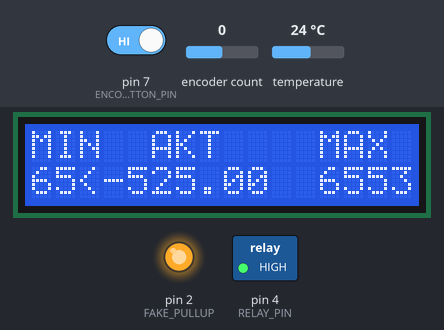
This program was run on a simulated Arduino Nano, built with avr-gcc and run on an emulated ATmega328P. Parts: 16×2 character LCD, switched loads named in the program (green lamp = pin HIGH), output pins drawn as LEDs (lit = HIGH). The inputs (shaded band) are chosen by the test bench; at power-on: temperature 24 °C, encoder count 0, pin 7 (ENCODER_BUTTON_PIN) HIGH. What the program prints to the serial monitor is not drawn.

Above: at 2.0 s.
2.1 s: temperature set to 12 °C
At 12.4 s:
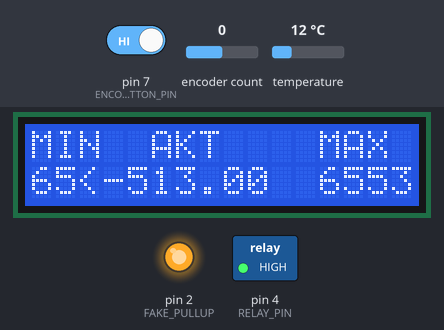
13.2 s: encoder count set to 1
At 14.4 s:
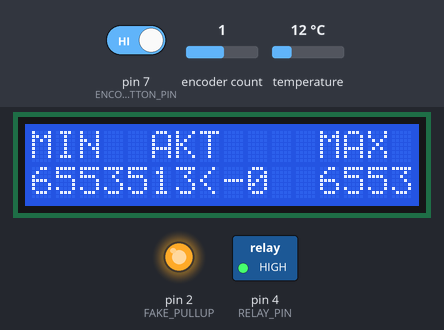
14.7 s: temperature set to 19 °C
At 22.4 s:
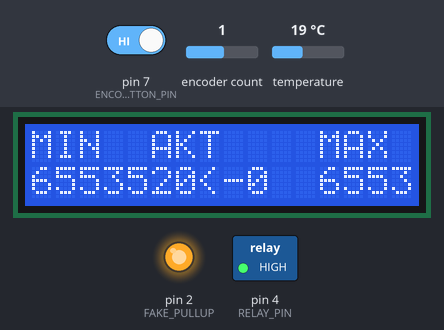
23.2 s: encoder count set to 2
At 24.4 s:
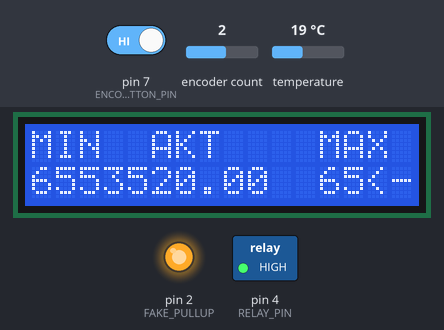
24.7 s: temperature set to 28 °C
At 32.4 s:
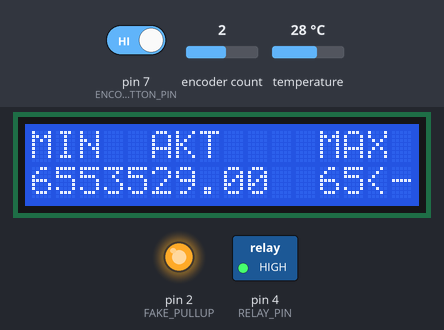
Timing chart, 0 to 33.9 s (numbered marks = the images above; inputs shaded):
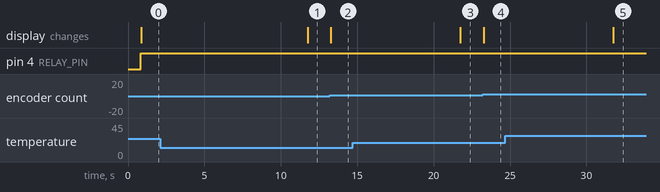

The program:

main.cpp
```cpp
/**
 * @file main.cpp
 * @author Samuel Liptak
 * @brief Main file for hysteresis (bang-bang, 2 step,...) controller
 * @version 0.1
 * @date 2023-09-30
 *
 */
// INCLUDES ============================================

#include <Arduino.h>
#include <Wire.h>
#include <stdio.h>
#include "DisplayShow.h"
#include "EncoderHandler.h"
#include <stdio.h>
#include <EEPROM.h>
#include <OneWire.h>
#include <DallasTemperature.h>
#include "TaskScheduler.h"


// DEFINES =============================================

#define DEBUG

// Pins
#define RELAY_PIN 4
#define TEMP_PIN 3
#define FAKE_PULLUP 2 // used for setting pullup resistor

// temperature reading period
#define TEMP_READ_PERIOD 1000 // [ms]

// RELAY control
#define RELAY_ON digitalWrite(RELAY_PIN,HIGH)
#define RELAY_OFF digitalWrite(RELAY_PIN,LOW)
#define MAX_RELAY_TIMER 21600000 // 6 hours
#define MIN_RELAY_TIMER 10800000 // 3 hours


// FUNCTIONS ===========================================

void readTemp(float* actualTemperature);

// scheduler callback
void displayTaskCallback();
void readTempCallback();

// GLOBAL VARIABLES ====================================

unsigned long debugRefreshTimer = 0;

// EEPROM addresses (saved as variables to be accesses globally)
uint8_t TEMP_OFFSET_EEPROM_ADDRESS =  0xA0;
uint8_t TEMP_LOW_ADDRESS = 0xB0;
uint8_t TEMP_HIGH_ADDRESS = 0xC0;

// Variables used by temperature monitoring
unsigned long temperature_read_rate = 10000;
uint16_t lowerTempLimit = EEPROM.get(TEMP_LOW_ADDRESS, lowerTempLimit);
uint16_t higherTempLimit = EEPROM.get(TEMP_HIGH_ADDRESS, higherTempLimit);
int8_t actualTempOffset = EEPROM.get(TEMP_OFFSET_EEPROM_ADDRESS, actualTempOffset);
float tempActual = 0;

// Variables used by display control
uint8_t changingValue = 0;
unsigned long displayRefreshTimer = 0; // used to control refresh rate of display
const int display_refresh_rate = 100;

// global control variables
int8_t currentPosition = 0;
uint8_t maxMenuCount = 2; // number of menu options (0 included, 2 => 3 items)

// OBJECTS =============================================

OneWire oneWire(TEMP_PIN);
DallasTemperature sensors(&oneWire);

Scheduler scheduler;

Task displayRefreshTask(display_refresh_rate, TASK_FOREVER, &displayTaskCallback, &scheduler, true);
Task temperatureReadTask(temperature_read_rate, TASK_FOREVER, &readTempCallback, &scheduler, true);

// MAIN CODE ===============================================

void setup() {
  // initialize pins
  pinMode(ENCODER_BUTTON_PIN, INPUT);
  pinMode(RELAY_PIN, OUTPUT);
  pinMode(FAKE_PULLUP, OUTPUT);
  digitalWrite(FAKE_PULLUP, HIGH);
  sensors.begin();
  displayInit();  // initialize display (external file)
  readTemp(&tempActual); // read temp to start system with correct temperature
  Serial.begin(9600);
  scheduler.startNow();
}

void loop() {

  #ifdef DEBUG
  // debug USB output
  if(debugRefreshTimer + 1000 < millis()){
    // print time
    Serial.print("Current time: ");
    Serial.println("TBD");
    // output measured temperature
    Serial.print("Current measured temperature: ");
    Serial.println(tempActual);
    // output other info about temperature
    Serial.print("Higher limit: ");
    Serial.print(higherTempLimit);
    Serial.print(" Lower limit: ");
    Serial.print(lowerTempLimit);
    Serial.print(" Temp offset: ");
    Serial.println(actualTempOffset);
    Serial.println("-----------------------");
    debugRefreshTimer = millis();
  }
  #endif

  // Handle encoder -------------------------------------------
  checkButtonPress();
  if(changingValue){
    changeValue(currentPosition);
  }else{
    menuSelect();
  }

  scheduler.execute();

  // Relay control ----------------------------------------------------------------
  // TODO: add continous ON state protection
  if(tempActual < lowerTempLimit){
    RELAY_ON;
  }else if(tempActual >= higherTempLimit){
    RELAY_OFF;
  }
}


void readTemp(float *tempActual){
  // TODO: get temp in thread
  sensors.requestTemperatures();
  *tempActual = sensors.getTempCByIndex(0) - actualTempOffset;
}

void displayTaskCallback(){
  displayShow(lowerTempLimit, higherTempLimit, tempActual, currentPosition, changingValue);
}

void readTempCallback(){
  readTemp(&tempActual);
}
```

DisplayShow.h
```cpp
/**
 * @file DisplayShow.h
 * @author Samuel Liptak
 * @brief header file for display control
 * @version 0.1
 * @date 2023-08-18
 *
 */

#ifndef DISPLAY_SHOW_H
#define DISPLAY_SHOW_H

#include <Arduino.h>
#include <stdio.h>
#include <LiquidCrystal_I2C.h>

#define DISPLAY_REFRESH_RATE 300

void displayShow(uint16_t tempLimitLow, uint16_t tempLimitHigh, float tempActual, uint8_t chosenVariable, uint8_t changingValue);
void displayInit();


#endif
```

EncoderHandler.h
```cpp
/**
 * @file EncoderHandler.h
 * @author Samuel Liptak
 * @brief header file for encoder control
 * @version 0.1
 * @date 2023-08-18
 *
 */

#ifndef ENCODER_HANDLER_H
#define ENCODER_HANDLER_H

#include <Arduino.h>
#include <stdio.h>
#include <Encoder.h>
#include <EEPROM.h>

#define ENCODER_BUTTON_PIN 7
#define ENCODER_A_PIN 6
#define ENCODER_B_PIN 5

extern uint16_t lowerTempLimit;
extern uint16_t higherTempLimit;
extern int8_t actualTempOffset;
extern uint8_t maxMenuCount;
extern int8_t currentPosition;
extern uint8_t changingValue;
extern uint8_t TEMP_OFFSET_EEPROM_ADDRESS;
extern uint8_t TEMP_LOW_ADDRESS;
extern uint8_t TEMP_HIGH_ADDRESS;

void menuSelect();
void checkButtonPress();
int changeValue(uint8_t currentPosition);
int encoderValueRead();

#endif
```

DisplayShow.cpp
```cpp
// (licence header left out)
#include "DisplayShow.h"

LiquidCrystal_I2C lcd(0x27,16,2);  // set the LCD address to 0x27 for a 16 chars and 2 line display

/**
 * @brief Initiates LCD display
 *
 */
void displayInit(){
    lcd.init();                      // initialize the lcd
    lcd.backlight();                 // turn on backlight
}

/**
 * @brief Controls what will be shown on display
 *
 * @param tempLimitLow Lower temp limit
 * @param tempLimitHigh Higher temp limit
 * @param tempActual Current measured temperature
 * @param chosenVariable Current menu position
 * @param changingValue Is chosen variable being changed?
 */
void displayShow(uint16_t tempLimitLow, uint16_t tempLimitHigh, float tempActual, uint8_t chosenVariable, uint8_t changingValue){
    lcd.clear();

    lcd.setCursor(0,0); // COL, ROW
    lcd.print("MIN");
    lcd.setCursor(0,1);
    lcd.print(tempLimitLow);

    lcd.setCursor(5,0);
    lcd.print("AKT");
    lcd.setCursor(5,1);
    lcd.print(tempActual,2);


    lcd.setCursor(12,0);
    lcd.print("MAX");
    lcd.setCursor(12,1);
    lcd.print(tempLimitHigh);

    // highlight handle
    switch (chosenVariable)
    {
    case 0:

        lcd.setCursor(2,1);
        if(changingValue){
            lcd.blink_on();
        }else{
            lcd.blink_off();
        }
        lcd.print("<-");
        lcd.setCursor(2,1);
        break;

    case 1:
        lcd.setCursor(7,1);
        if(changingValue){
            lcd.blink_on();
        }else{
            lcd.blink_off();
        }
        lcd.print("<-");
        lcd.setCursor(7,1);
        break;

    case 2:
        lcd.setCursor(14,1);
        if(changingValue){
            lcd.blink_on();
        }else{
            lcd.blink_off();
        }
        lcd.print("<-");
        lcd.setCursor(14,1);
        break;

    default:
        break;
    }

}
```

EncoderHandler.cpp
```cpp
/**
 * @file EncoderHandler.cpp
 * @author Samuel Liptak
 * @brief source file for encoder handling
 * @version 0.1
 * @date 2023-08-18
 *
 */


#include "EncoderHandler.h"

Encoder myEncoder(ENCODER_A_PIN, ENCODER_B_PIN);

long oldEncoderValue = 0;

/**
 * @brief Handles menu item sweep with overflow protection.
 *
 *
 */
void menuSelect() {
    currentPosition += encoderValueRead();
    if(currentPosition < 0){
        currentPosition = 0;
    }else if(currentPosition > maxMenuCount){
        currentPosition = maxMenuCount;
    }
}


/**
 * @brief Uses encoder rotation to edit chosen menu value.
 *
 * @param chosenPosition directly taken from chosen menu item to determine which
 * value to edit
 */
int changeValue(uint8_t chosenPosition){

  switch (chosenPosition)
  {
  case 0:
    lowerTempLimit += encoderValueRead();
    return 1;

  case 1:
    actualTempOffset -= encoderValueRead();
    return 1;

  case 2:
    higherTempLimit += encoderValueRead();
    return 1;

  default:
    return 0;
  }
}

/**
 * @brief Checks if button has been pressed.
 * If yes, change the changingValue value and handle writing variables
 * to EEPROM when exiting edit mode.
 *
 */
void checkButtonPress(){
    // check button press, ignore button press if press wasnt addressed yet -----------------
  if(digitalRead(ENCODER_BUTTON_PIN) == LOW && changingValue == 0){
    changingValue = 1;
    while(digitalRead(ENCODER_BUTTON_PIN) == LOW){} //TODO: get rid of while

  }else if(digitalRead(ENCODER_BUTTON_PIN) == LOW && changingValue == 1){
    changingValue = 0;
    myEncoder.write(0); // to reset arrow to zero position

    if(currentPosition == 0){
      EEPROM.put(TEMP_LOW_ADDRESS, lowerTempLimit);
    }else if(currentPosition == 1){
      EEPROM.put(TEMP_OFFSET_EEPROM_ADDRESS, actualTempOffset);
    }else if(currentPosition == 2){
      EEPROM.put(TEMP_HIGH_ADDRESS, higherTempLimit);
    }
    while(digitalRead(ENCODER_BUTTON_PIN) == LOW){} //TODO: get rid of while
  }
}

/**
 * @brief Returns increment or decrement of encoder with step of 1.
 *
 * @return int 1,0 or -1
 */
int encoderValueRead(){

    long newEncoderValue = myEncoder.read(); // read current encoder position

    if(newEncoderValue > oldEncoderValue + 3){
        oldEncoderValue = newEncoderValue;
        return 1;
    }else if(newEncoderValue < oldEncoderValue - 3){
        oldEncoderValue = newEncoderValue;
        return -1;
    }else{
        return 0;
    }
}
```

TemperatureHandler.c
```cpp
/**
 * @file TemperatureHandler.c
 * @author Samuel Liptak
 * @brief Source file for temperature handling
 * @version 0.1
 * @date 2023-09-30
 *
 */

/*
#include "TemperatureHandler.h"

const int temp_reading_pin = 3;
const int fake_pullup_pin = 2;


void read_temperature(float* actual_temperature){
  // TODO: get temp in thread
  sensors.requestTemperatures();
  *actual_temperature = sensors.getTempCByIndex(0) - actualTempOffset;
}

*/
```

Measured:
- after the input at 2.1 s, the display: changes after 9.7 s (image 1)
- after the input at 13.2 s, the display: changes after 0.08 s (image 2)
- after the input at 14.7 s, the display: changes after 7.1 s (image 3)
- after the input at 23.2 s, the display: changes after 0.08 s (image 4)
- after the input at 24.7 s, the display: changes after 7.1 s (image 5)
